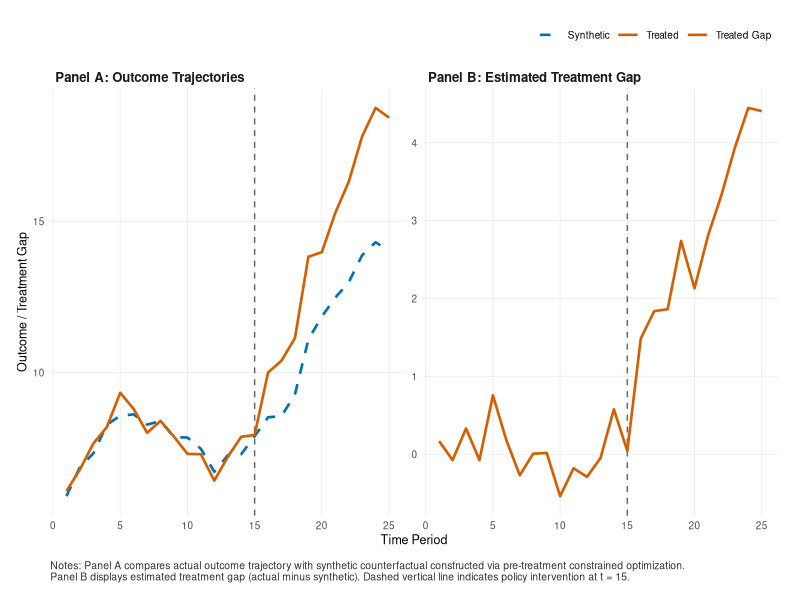
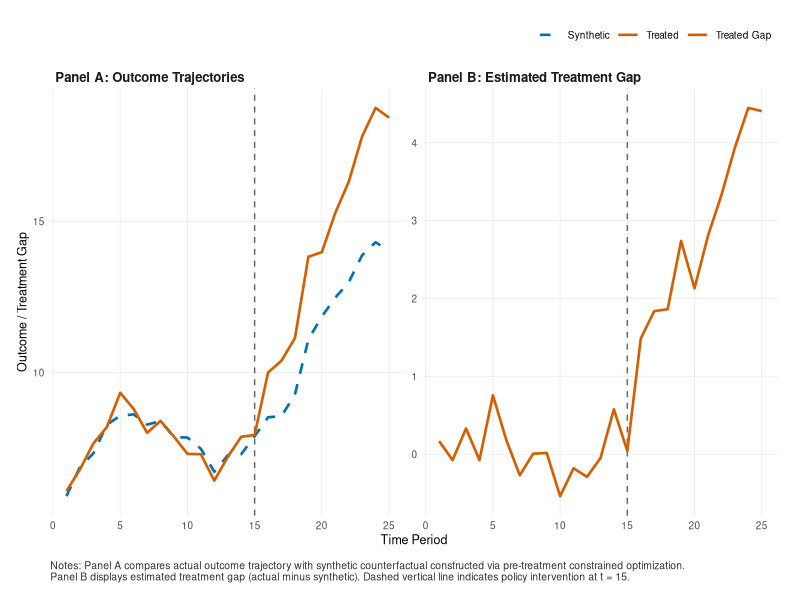
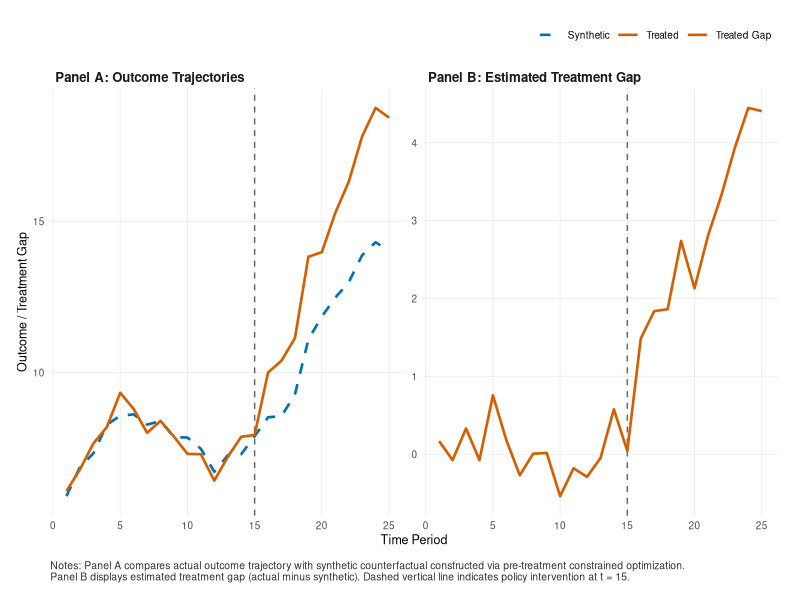

Generate these figures, in order, with R:
# Publication-Grade Synthetic Control Plots (R / ggplot2)
# Adheres to Gastel & Day exhibit standards and Abadie, Diamond, and Hainmueller (2010)
#
# Citations:
# - Abadie, A., A. Diamond, and J. Hainmueller (2010). Synthetic Control Methods for
#   Comparative Case Studies: Estimating the Effect of California's Tobacco Control Program.
#   Journal of the American Statistical Association, 105(490), 493-505.
#   DOI: 10.1198/jasa.2009.ap08746

suppressPackageStartupMessages({
  library(ggplot2)
})

# 1. Simulate Synthetic Panel
simulate_sc_data <- function(n_donors = 20, n_pre = 15, n_post = 10, seed = 42) {
  set.seed(seed)
  n_total <- n_pre + n_post
  time <- 1:n_total
  
  factor1 <- sin(time / 3) * 2
  factor2 <- 0.3 * time
  
  donors <- matrix(0, nrow = n_total, ncol = n_donors)
  for (j in 1:n_donors) {
    loadings <- runif(2, 0.2, 1.2)
    noise <- rnorm(n_total, 0, 0.4)
    donors[, j] <- 5 + loadings[1] * factor1 + loadings[2] * factor2 + noise
  }
  
  true_w <- c(0.4, 0.3, 0.2, 0.1, rep(0, n_donors - 4))
  treated <- donors %*% true_w + rnorm(n_total, 0, 0.3)
  
  treated[-(1:n_pre)] <- treated[-(1:n_pre)] + 1.2 + 0.3 * (1:n_post)
  
  list(time = time, treated = as.vector(treated), donors = donors, n_pre = n_pre)
}

# 2. Fit Constrained Synthetic Weights via Quadratic Programming
fit_synth_weights <- function(treated, donors, n_pre) {
  n_donors <- ncol(donors)
  Y1_pre <- treated[1:n_pre]
  Y0_pre <- donors[1:n_pre, ]
  
  dvec <- t(Y0_pre) %*% Y1_pre
  Dmat <- t(Y0_pre) %*% Y0_pre + diag(1e-6, n_donors)
  
  Amat <- cbind(rep(1, n_donors), diag(1, n_donors))
  bvec <- c(1, rep(0, n_donors))
  
  if (requireNamespace("quadprog", quietly = TRUE)) {
    qp <- quadprog::solve.QP(Dmat, dvec, Amat, bvec, meq = 1)
    w <- qp$solution
  } else {
    w <- rep(1 / n_donors, n_donors)
  }
  
  synth <- donors %*% w
  gap <- treated - synth
  list(weights = w, synthetic = as.vector(synth), gap = as.vector(gap))
}

# 3. Render Exhibit
plot_sc_r <- function(sim_data, res_sc, out_pdf = "synthetic_control_r.pdf", out_png = "synthetic_control_r.png") {
  time <- sim_data$time
  n_pre <- sim_data$n_pre
  
  # Format for faceted ggplot2
  df_panel_a <- data.frame(
    time = rep(time, 2),
    value = c(sim_data$treated, res_sc$synthetic),
    series = rep(c("Treated", "Synthetic"), each = length(time)),
    panel = "Panel A: Outcome Trajectories"
  )
  
  df_panel_b <- data.frame(
    time = time,
    value = res_sc$gap,
    series = "Treated Gap",
    panel = "Panel B: Estimated Treatment Gap"
  )
  
  df_combined <- rbind(df_panel_a, df_panel_b)
  
  p <- ggplot(df_combined, aes(x = time, y = value, color = series, linetype = series)) +
    geom_vline(xintercept = n_pre, linetype = "dashed", color = "#666666", linewidth = 0.5) +
    geom_line(linewidth = 0.9) +
    facet_wrap(~ panel, scales = "free_y", ncol = 2) +
    scale_color_manual(
      values = c("Treated" = "#D55E00", "Synthetic" = "#0072B2", "Treated Gap" = "#D55E00")
    ) +
    scale_linetype_manual(
      values = c("Treated" = "solid", "Synthetic" = "dashed", "Treated Gap" = "solid")
    ) +
    labs(
      x = "Time Period",
      y = "Outcome / Treatment Gap",
      color = "",
      linetype = "",
      caption = paste(
        "Notes: Panel A compares actual outcome trajectory with synthetic counterfactual constructed via pre-treatment constrained optimization.",
        "Panel B displays estimated treatment gap (actual minus synthetic). Dashed vertical line indicates policy intervention at t = 15.",
        sep = "\n"
      )
    ) +
    theme_minimal(base_size = 9, base_family = "sans") +
    theme(
      legend.position = "top",
      legend.justification = "right",
      panel.grid.minor = element_blank(),
      panel.grid.major = element_line(color = "#ebebeb", linewidth = 0.3),
      strip.text = element_text(face = "bold", size = 9.5, hjust = 0),
      plot.caption = element_text(size = 7.5, color = "#333333", hjust = 0, margin = margin(t = 10)),
      plot.margin = margin(12, 16, 12, 12)
    )
  
  ggsave(out_pdf, plot = p, width = 9.5, height = 4.6, device = "pdf")
  ggsave(out_png, plot = p, width = 9.5, height = 4.6, dpi = 300)
  message(sprintf("Saved: %s and %s", out_pdf, out_png))
  return(p)
}

main <- function() {
  args <- commandArgs(trailingOnly = FALSE)
  file_arg <- grep("^--file=", args, value = TRUE)
  if (length(file_arg) > 0) {
    script_dir <- dirname(normalizePath(sub("^--file=", "", file_arg[1]), winslash = "/"))
  } else {
    script_dir <- getwd()
  }
  
  dat <- simulate_sc_data()
  sol <- fit_synth_weights(dat$treated, dat$donors, dat$n_pre)
  out_pdf <- file.path(script_dir, "synthetic_control_r.pdf")
  out_png <- file.path(script_dir, "synthetic_control_r.png")
  plot_sc_r(dat, sol, out_pdf, out_png)
}

if (!interactive()) {
  main()
}
